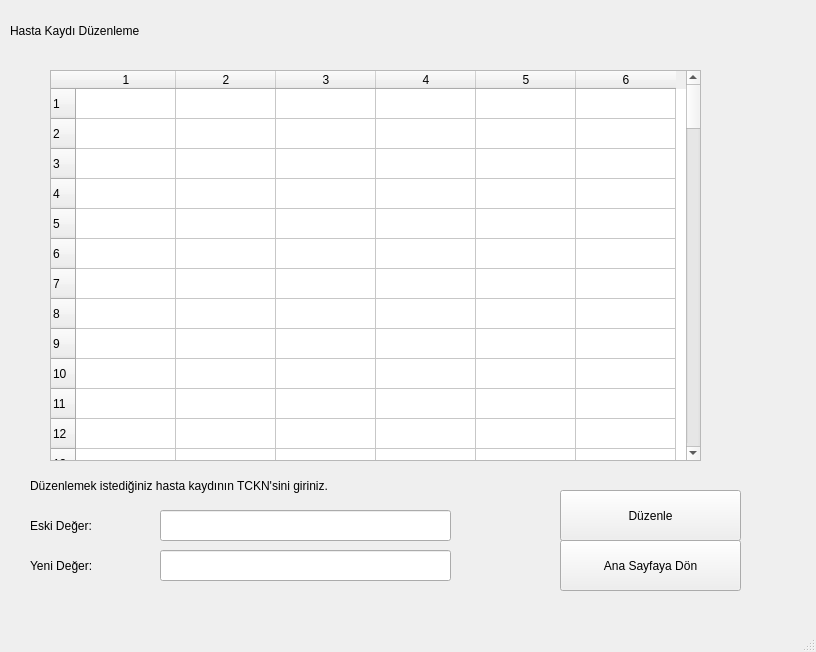
<?xml version="1.0" encoding="UTF-8"?>
<ui version="4.0">
 <class>DuzenleWindow</class>
 <widget class="QMainWindow" name="DuzenleWindow">
  <property name="geometry">
   <rect>
    <x>0</x>
    <y>0</y>
    <width>816</width>
    <height>652</height>
   </rect>
  </property>
  <property name="windowTitle">
   <string>MainWindow</string>
  </property>
  <widget class="QWidget" name="centralwidget">
   <widget class="QLabel" name="label">
    <property name="geometry">
     <rect>
      <x>10</x>
      <y>10</y>
      <width>331</width>
      <height>41</height>
     </rect>
    </property>
    <property name="styleSheet">
     <string notr="true">font: 32pt &quot;.AppleSystemUIFont&quot;;</string>
    </property>
    <property name="text">
     <string>Hasta Kaydı Düzenleme</string>
    </property>
   </widget>
   <widget class="QTableWidget" name="tableDuzenle">
    <property name="geometry">
     <rect>
      <x>50</x>
      <y>70</y>
      <width>651</width>
      <height>391</height>
     </rect>
    </property>
    <property name="rowCount">
     <number>100</number>
    </property>
    <property name="columnCount">
     <number>6</number>
    </property>
    <row/>
    <row/>
    <row/>
    <row/>
    <row/>
    <row/>
    <row/>
    <row/>
    <row/>
    <row/>
    <row/>
    <row/>
    <row/>
    <row/>
    <row/>
    <row/>
    <row/>
    <row/>
    <row/>
    <row/>
    <row/>
    <row/>
    <row/>
    <row/>
    <row/>
    <row/>
    <row/>
    <row/>
    <row/>
    <row/>
    <row/>
    <row/>
    <row/>
    <row/>
    <row/>
    <row/>
    <row/>
    <row/>
    <row/>
    <row/>
    <row/>
    <row/>
    <row/>
    <row/>
    <row/>
    <row/>
    <row/>
    <row/>
    <row/>
    <row/>
    <row/>
    <row/>
    <row/>
    <row/>
    <row/>
    <row/>
    <row/>
    <row/>
    <row/>
    <row/>
    <row/>
    <row/>
    <row/>
    <row/>
    <row/>
    <row/>
    <row/>
    <row/>
    <row/>
    <row/>
    <row/>
    <row/>
    <row/>
    <row/>
    <row/>
    <row/>
    <row/>
    <row/>
    <row/>
    <row/>
    <row/>
    <row/>
    <row/>
    <row/>
    <row/>
    <row/>
    <row/>
    <row/>
    <row/>
    <row/>
    <row/>
    <row/>
    <row/>
    <row/>
    <row/>
    <row/>
    <row/>
    <row/>
    <row/>
    <row/>
    <column/>
    <column/>
    <column/>
    <column/>
    <column/>
    <column/>
   </widget>
   <widget class="QLineEdit" name="lineDuzenle">
    <property name="geometry">
     <rect>
      <x>160</x>
      <y>510</y>
      <width>291</width>
      <height>31</height>
     </rect>
    </property>
   </widget>
   <widget class="QLabel" name="label_2">
    <property name="geometry">
     <rect>
      <x>30</x>
      <y>470</y>
      <width>491</width>
      <height>31</height>
     </rect>
    </property>
    <property name="styleSheet">
     <string notr="true">font: 20pt &quot;.AppleSystemUIFont&quot;;</string>
    </property>
    <property name="text">
     <string>Düzenlemek istediğiniz hasta kaydının TCKN'sini giriniz.</string>
    </property>
   </widget>
   <widget class="QLabel" name="label_3">
    <property name="geometry">
     <rect>
      <x>30</x>
      <y>510</y>
      <width>121</width>
      <height>31</height>
     </rect>
    </property>
    <property name="styleSheet">
     <string notr="true">font: 24pt &quot;.AppleSystemUIFont&quot;;</string>
    </property>
    <property name="text">
     <string>Eski Değer:</string>
    </property>
   </widget>
   <widget class="QPushButton" name="btnDuzenle">
    <property name="geometry">
     <rect>
      <x>560</x>
      <y>490</y>
      <width>181</width>
      <height>51</height>
     </rect>
    </property>
    <property name="styleSheet">
     <string notr="true">font: 22pt &quot;.AppleSystemUIFont&quot;;</string>
    </property>
    <property name="text">
     <string>Düzenle</string>
    </property>
   </widget>
   <widget class="QPushButton" name="btnAnaSayfa">
    <property name="geometry">
     <rect>
      <x>560</x>
      <y>540</y>
      <width>181</width>
      <height>51</height>
     </rect>
    </property>
    <property name="styleSheet">
     <string notr="true">font: 20pt &quot;.AppleSystemUIFont&quot;;</string>
    </property>
    <property name="text">
     <string>Ana Sayfaya Dön</string>
    </property>
   </widget>
   <widget class="QLabel" name="label_4">
    <property name="geometry">
     <rect>
      <x>30</x>
      <y>550</y>
      <width>121</width>
      <height>31</height>
     </rect>
    </property>
    <property name="styleSheet">
     <string notr="true">font: 24pt &quot;.AppleSystemUIFont&quot;;</string>
    </property>
    <property name="text">
     <string>Yeni Değer:</string>
    </property>
   </widget>
   <widget class="QLineEdit" name="lineDuzenle_2">
    <property name="geometry">
     <rect>
      <x>160</x>
      <y>550</y>
      <width>291</width>
      <height>31</height>
     </rect>
    </property>
   </widget>
  </widget>
  <widget class="QMenuBar" name="menubar">
   <property name="geometry">
    <rect>
     <x>0</x>
     <y>0</y>
     <width>816</width>
     <height>24</height>
    </rect>
   </property>
  </widget>
  <widget class="QStatusBar" name="statusbar"/>
 </widget>
 <resources/>
 <connections/>
</ui>
